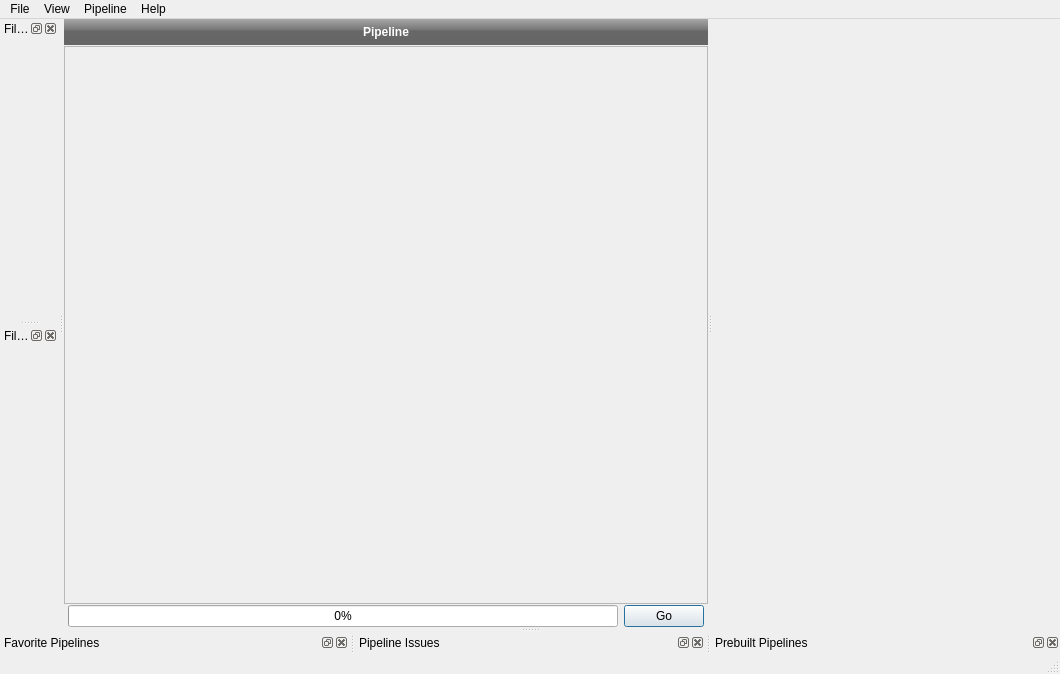
<?xml version="1.0" encoding="UTF-8"?>
<ui version="4.0">
 <class>DREAM3D_UI</class>
 <widget class="QMainWindow" name="DREAM3D_UI">
  <property name="geometry">
   <rect>
    <x>0</x>
    <y>0</y>
    <width>1060</width>
    <height>674</height>
   </rect>
  </property>
  <property name="sizePolicy">
   <sizepolicy hsizetype="Preferred" vsizetype="Preferred">
    <horstretch>0</horstretch>
    <verstretch>0</verstretch>
   </sizepolicy>
  </property>
  <property name="windowTitle">
   <string>[*]ActiveDocument.txt</string>
  </property>
  <property name="styleSheet">
   <string notr="true"> QStatusBar {
     background: rgb(80, 80, 80);
     color: white;
 }

 QStatusBar QToolButton {
	font: bold 12pt &quot;Arial&quot;;
     border: 1px solid #8f8f91;
     border-radius: 3px;
	color: rgb(255, 255, 255);
	background-color: qlineargradient(spread:pad, x1:0, y1:0, x2:0, y2:1, stop:0 rgba(103, 103, 103, 255), stop:1 rgba(158, 158, 158, 255));
     min-width: 80px;
	min-height: 20px;
 }

 QStatusBar QToolButton:checked {
	color: rgb(0, 0, 0);
	background-color: qlineargradient(spread:pad, x1:0, y1:0, x2:0, y2:1, stop:0 rgba(210, 210, 210, 255), stop:1 rgba(225, 225, 225, 255));
 }
sss</string>
  </property>
  <widget class="QWidget" name="centralwidget">
   <property name="maximumSize">
    <size>
     <width>16777215</width>
     <height>16777215</height>
    </size>
   </property>
   <layout class="QGridLayout" name="widgetLayout">
    <property name="leftMargin">
     <number>0</number>
    </property>
    <property name="topMargin">
     <number>0</number>
    </property>
    <property name="rightMargin">
     <number>0</number>
    </property>
    <property name="bottomMargin">
     <number>0</number>
    </property>
    <item row="0" column="0">
     <widget class="QSplitter" name="splitter">
      <property name="orientation">
       <enum>Qt::Horizontal</enum>
      </property>
      <property name="opaqueResize">
       <bool>false</bool>
      </property>
      <widget class="QWidget" name="verticalLayoutWidget">
       <layout class="QVBoxLayout" name="verticalLayout_2">
        <property name="spacing">
         <number>1</number>
        </property>
        <property name="bottomMargin">
         <number>0</number>
        </property>
        <item>
         <widget class="QLabel" name="pipelineTitle">
          <property name="minimumSize">
           <size>
            <width>0</width>
            <height>26</height>
           </size>
          </property>
          <property name="font">
           <font>
            <weight>75</weight>
            <bold>true</bold>
           </font>
          </property>
          <property name="styleSheet">
           <string notr="true">QLabel
{
background-color: qlineargradient(spread:pad, x1:0, y1:0, x2:0, y2:1, stop:0 rgba(93, 93, 93, 255), stop:0.00985222 rgba(166, 166, 166, 255), stop:0.433498 rgba(117, 117, 117, 255), stop:0.448276 rgba(103, 103, 103, 255), stop:0.985222 rgba(102, 102, 102, 255), stop:1 rgba(69, 69, 69, 255));
color: white;
}</string>
          </property>
          <property name="text">
           <string>Pipeline</string>
          </property>
          <property name="alignment">
           <set>Qt::AlignCenter</set>
          </property>
         </widget>
        </item>
        <item>
         <widget class="QScrollArea" name="pipelineViewScrollArea">
          <property name="sizePolicy">
           <sizepolicy hsizetype="Preferred" vsizetype="Expanding">
            <horstretch>0</horstretch>
            <verstretch>0</verstretch>
           </sizepolicy>
          </property>
          <property name="maximumSize">
           <size>
            <width>16777215</width>
            <height>16777215</height>
           </size>
          </property>
          <property name="mouseTracking">
           <bool>false</bool>
          </property>
          <property name="acceptDrops">
           <bool>true</bool>
          </property>
          <property name="widgetResizable">
           <bool>true</bool>
          </property>
          <widget class="PipelineViewWidget" name="pipelineViewWidget">
           <property name="geometry">
            <rect>
             <x>0</x>
             <y>0</y>
             <width>620</width>
             <height>553</height>
            </rect>
           </property>
           <property name="sizePolicy">
            <sizepolicy hsizetype="Minimum" vsizetype="Preferred">
             <horstretch>0</horstretch>
             <verstretch>0</verstretch>
            </sizepolicy>
           </property>
           <property name="minimumSize">
            <size>
             <width>250</width>
             <height>0</height>
            </size>
           </property>
           <property name="contextMenuPolicy">
            <enum>Qt::CustomContextMenu</enum>
           </property>
           <property name="acceptDrops">
            <bool>true</bool>
           </property>
          </widget>
         </widget>
        </item>
        <item>
         <layout class="QHBoxLayout" name="horizontalLayout_2">
          <property name="spacing">
           <number>6</number>
          </property>
          <property name="leftMargin">
           <number>4</number>
          </property>
          <property name="rightMargin">
           <number>4</number>
          </property>
          <property name="bottomMargin">
           <number>0</number>
          </property>
          <item>
           <widget class="QProgressBar" name="m_ProgressBar">
            <property name="value">
             <number>0</number>
            </property>
           </widget>
          </item>
          <item>
           <widget class="QPushButton" name="startPipelineBtn">
            <property name="text">
             <string>Go</string>
            </property>
            <property name="default">
             <bool>true</bool>
            </property>
           </widget>
          </item>
         </layout>
        </item>
       </layout>
      </widget>
      <widget class="FilterInputWidget" name="filterInputWidget" native="true">
       <property name="sizePolicy">
        <sizepolicy hsizetype="Expanding" vsizetype="Expanding">
         <horstretch>0</horstretch>
         <verstretch>0</verstretch>
        </sizepolicy>
       </property>
       <property name="styleSheet">
        <string notr="true">QDockWidget
{
	border-color: rgb(0, 0, 0);
border: 2px solid;
}</string>
       </property>
      </widget>
     </widget>
    </item>
   </layout>
  </widget>
  <widget class="QMenuBar" name="menubar">
   <property name="geometry">
    <rect>
     <x>0</x>
     <y>0</y>
     <width>1060</width>
     <height>21</height>
    </rect>
   </property>
   <widget class="QMenu" name="menuFile">
    <property name="title">
     <string>File</string>
    </property>
    <widget class="QMenu" name="menu_RecentFiles">
     <property name="title">
      <string>Recent Files</string>
     </property>
     <addaction name="actionREMOVE_ME"/>
    </widget>
    <addaction name="actionImportPipeline"/>
    <addaction name="actionExportPipeline"/>
    <addaction name="separator"/>
    <addaction name="menu_RecentFiles"/>
    <addaction name="separator"/>
    <addaction name="actionExit"/>
   </widget>
   <widget class="QMenu" name="menuView">
    <property name="title">
     <string>View</string>
    </property>
    <addaction name="actionShow_Filter_Library"/>
    <addaction name="actionShow_Filter_List"/>
    <addaction name="actionShow_Prebuilt_Pipelines"/>
    <addaction name="actionShow_Favorites"/>
    <addaction name="actionShow_Issues"/>
   </widget>
   <widget class="QMenu" name="menuPipeline">
    <property name="title">
     <string>Pipeline</string>
    </property>
    <addaction name="separator"/>
    <addaction name="separator"/>
   </widget>
   <widget class="QMenu" name="menuHelp">
    <property name="title">
     <string>Help</string>
    </property>
    <addaction name="actionShow_User_Manual"/>
    <addaction name="actionLicense_Information"/>
    <addaction name="actionAbout"/>
    <addaction name="actionCheck_For_Updates"/>
   </widget>
   <addaction name="menuFile"/>
   <addaction name="menuView"/>
   <addaction name="menuPipeline"/>
   <addaction name="menuHelp"/>
  </widget>
  <widget class="QStatusBar" name="statusbar"/>
  <widget class="FavoritesDockWidget" name="favoritesDockWidget">
   <property name="windowTitle">
    <string>[*]Favorite Pipelines</string>
   </property>
   <attribute name="dockWidgetArea">
    <number>8</number>
   </attribute>
  </widget>
  <widget class="IssuesDockWidget" name="issuesDockWidget">
   <property name="windowTitle">
    <string>[*]Pipeline Issues</string>
   </property>
   <attribute name="dockWidgetArea">
    <number>8</number>
   </attribute>
  </widget>
  <widget class="PrebuiltPipelinesDockWidget" name="prebuiltPipelinesDockWidget">
   <property name="windowTitle">
    <string>[*]Prebuilt Pipelines</string>
   </property>
   <attribute name="dockWidgetArea">
    <number>8</number>
   </attribute>
  </widget>
  <widget class="FilterLibraryDockWidget" name="filterLibraryDockWidget">
   <property name="windowTitle">
    <string>[*]Filter Library</string>
   </property>
   <attribute name="dockWidgetArea">
    <number>1</number>
   </attribute>
  </widget>
  <widget class="FilterListDockWidget" name="filterListDockWidget">
   <property name="windowTitle">
    <string>[*]Filter List</string>
   </property>
   <attribute name="dockWidgetArea">
    <number>1</number>
   </attribute>
  </widget>
  <action name="actionShow_Filter_Library">
   <property name="text">
    <string>Filter Library</string>
   </property>
   <property name="iconVisibleInMenu">
    <bool>false</bool>
   </property>
  </action>
  <action name="actionShow_Prebuilt_Pipelines">
   <property name="text">
    <string>Prebuilt Pipelines</string>
   </property>
   <property name="iconVisibleInMenu">
    <bool>false</bool>
   </property>
  </action>
  <action name="actionImportPipeline">
   <property name="text">
    <string>Import Pipeline</string>
   </property>
   <property name="shortcut">
    <string>Ctrl+I</string>
   </property>
  </action>
  <action name="actionExportPipeline">
   <property name="text">
    <string>Export Pipeline</string>
   </property>
   <property name="shortcut">
    <string>Ctrl+E</string>
   </property>
  </action>
  <action name="actionSavePipelineAs">
   <property name="text">
    <string>Save Pipeline As...</string>
   </property>
   <property name="shortcut">
    <string>Ctrl+Shift+S</string>
   </property>
  </action>
  <action name="actionShow_Favorites">
   <property name="text">
    <string>Favorites</string>
   </property>
   <property name="iconVisibleInMenu">
    <bool>false</bool>
   </property>
  </action>
  <action name="actionClearPipeline">
   <property name="text">
    <string>Clear</string>
   </property>
   <property name="shortcut">
    <string>Ctrl+Shift+Backspace</string>
   </property>
  </action>
  <action name="actionREMOVE_ME">
   <property name="text">
    <string>REMOVE ME</string>
   </property>
  </action>
  <action name="actionShow_Issues">
   <property name="text">
    <string>Issues</string>
   </property>
   <property name="iconVisibleInMenu">
    <bool>false</bool>
   </property>
  </action>
  <action name="actionShow_Filter_List">
   <property name="text">
    <string>Filter List</string>
   </property>
   <property name="iconVisibleInMenu">
    <bool>false</bool>
   </property>
  </action>
  <action name="actionShow_User_Manual">
   <property name="text">
    <string>Show User Manual</string>
   </property>
   <property name="shortcut">
    <string>Ctrl+M</string>
   </property>
  </action>
  <action name="actionLicense_Information">
   <property name="text">
    <string>Show License</string>
   </property>
  </action>
  <action name="actionAbout">
   <property name="text">
    <string>About DREAM3D</string>
   </property>
  </action>
  <action name="actionCheck_For_Updates">
   <property name="text">
    <string>Check For Updates</string>
   </property>
  </action>
  <action name="actionExit">
   <property name="text">
    <string>Exit</string>
   </property>
  </action>
  <action name="actionSaveAsNewFavorite">
   <property name="text">
    <string>Save As New Favorite</string>
   </property>
   <property name="shortcut">
    <string>Ctrl+Shift+S</string>
   </property>
  </action>
  <action name="actionCopyCurrentFilter">
   <property name="text">
    <string>Copy Current Filter</string>
   </property>
   <property name="shortcut">
    <string>Ctrl+C</string>
   </property>
  </action>
  <action name="actionAppendToExistingFavorite">
   <property name="text">
    <string>Append To Existing Favorite</string>
   </property>
   <property name="shortcut">
    <string>Ctrl+A</string>
   </property>
  </action>
  <action name="actionUpdateFavorite">
   <property name="text">
    <string>Update Favorite</string>
   </property>
   <property name="shortcut">
    <string>Ctrl+S</string>
   </property>
  </action>
  <action name="actionPasteCopiedFilter">
   <property name="text">
    <string>Paste Copied Filter</string>
   </property>
   <property name="shortcut">
    <string>Ctrl+V</string>
   </property>
  </action>
  <action name="actionRemoveCurrentFilter">
   <property name="text">
    <string>Remove Current Filter</string>
   </property>
   <property name="shortcut">
    <string>Ctrl+Backspace</string>
   </property>
  </action>
 </widget>
 <customwidgets>
  <customwidget>
   <class>PipelineViewWidget</class>
   <extends>QWidget</extends>
   <header location="global">PipelineViewWidget.h</header>
   <container>1</container>
  </customwidget>
  <customwidget>
   <class>PrebuiltPipelinesDockWidget</class>
   <extends>QDockWidget</extends>
   <header location="global">PrebuiltPipelinesDockWidget.h</header>
   <container>1</container>
  </customwidget>
  <customwidget>
   <class>FilterLibraryDockWidget</class>
   <extends>QDockWidget</extends>
   <header location="global">FilterLibraryDockWidget.h</header>
   <container>1</container>
  </customwidget>
  <customwidget>
   <class>FavoritesDockWidget</class>
   <extends>QDockWidget</extends>
   <header location="global">FavoritesDockWidget.h</header>
   <container>1</container>
  </customwidget>
  <customwidget>
   <class>FilterListDockWidget</class>
   <extends>QDockWidget</extends>
   <header location="global">FilterListDockWidget.h</header>
   <container>1</container>
  </customwidget>
  <customwidget>
   <class>FilterInputWidget</class>
   <extends>QWidget</extends>
   <header location="global">FilterInputWidget.h</header>
   <container>1</container>
  </customwidget>
  <customwidget>
   <class>IssuesDockWidget</class>
   <extends>QDockWidget</extends>
   <header location="global">IssuesDockWidget.h</header>
   <container>1</container>
  </customwidget>
 </customwidgets>
 <resources/>
 <connections/>
</ui>
